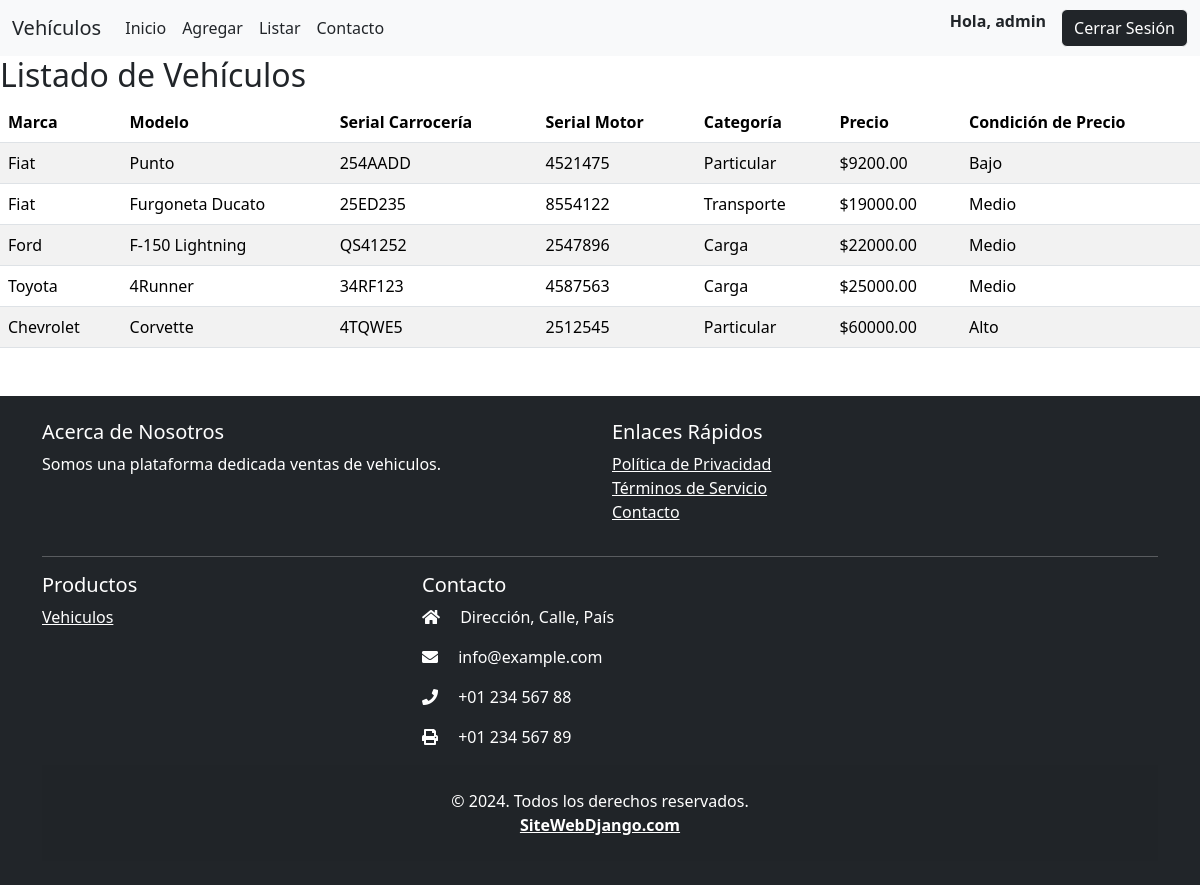
/vehiculo/list (signed in), run on the app's committed database.
### vehiculo/models.py (models this page shows, shortened)
class Vehiculo(models.Model):
    MARCAS = [
        ('Fiat', 'Fiat'),
        ('Chevrolet', 'Chevrolet'),
        ('Ford', 'Ford'),
        ('Toyota', 'Toyota'),
    ]
    CATEGORIAS = [
        ('Particular', 'Particular'),
        ('Transporte', 'Transporte'),
        ('Carga', 'Carga'),
    ]
    marca = models.CharField(max_length=20, choices=MARCAS, default='Ford')
    modelo = models.CharField(max_length=100)
    serial_carroceria = models.CharField(max_length=50)
    serial_motor = models.CharField(max_length=50)
    categoria = models.CharField(max_length=20, choices=CATEGORIAS, default='Particular')
    precio = models.DecimalField(max_digits=10, decimal_places=2)
    fecha_creacion = models.DateTimeField(default=timezone.now)
    fecha_modificacion = models.DateTimeField(auto_now=True)
    class Meta:
        permissions = (
            ('visualizar_catalogo', 'Puede visualizar el catálogo de vehículos'),
        )

### vehiculo/views.py (the view)
# urls.py: path('vehiculo/list', vehiculo_list, name='vehiculo_list'),
@login_required
def vehiculo_list(request):
    vehiculos = Vehiculo.objects.all()
    return render(request, 'vehiculo_list.html', {'vehiculos': vehiculos})

### vehiculo/templates/vehiculo_list.html
{% extends 'base.html' %}
{% block content %}
<h2>Listado de Vehículos</h2>
<table class="table table-striped">
    <thead>
        <tr>
            <th>Marca</th>
            <th>Modelo</th>
            <th>Serial Carrocería</th>
            <th>Serial Motor</th>
            <th>Categoría</th>
            <th>Precio</th>
            <th>Condición de Precio</th>
        </tr>
    </thead>
    <tbody>
        {% for vehiculo in vehiculos %}
        <tr>
            <td>{{ vehiculo.marca }}</td>
            <td>{{ vehiculo.modelo }}</td>
            <td>{{ vehiculo.serial_carroceria }}</td>
            <td>{{ vehiculo.serial_motor }}</td>
            <td>{{ vehiculo.categoria }}</td>
            <td>${{ vehiculo.precio }}</td>
            <td>
                {% if vehiculo.precio <= 10000 %}
                    Bajo
                {% elif vehiculo.precio <= 30000 %}
                    Medio
                {% else %}
                    Alto
                {% endif %}
            </td>
        </tr>
        {% empty %}
        <tr>
            <td colspan="7">No hay vehículos registrados.</td>
        </tr>
        {% endfor %}
    </tbody>
</table>
{% endblock %}

### vehiculo/templates/base.html (shortened to what this page needs)
<!DOCTYPE html>
<html lang="en">
<head>
{% load bootstrap5 %}
{% bootstrap_css %}
<link rel="stylesheet" href="https://cdnjs.cloudflare.com/ajax/libs/font-awesome/5.15.3/css/all.min.css">
</head>
<body>
    <navbar>
    {% include 'navbar.html' %}
    </navbar>
<main>
    {% block content %}
    {% endblock content%}
</main>
{% include 'footer.html' %}
</body>
</html>

### vehiculo/templates/navbar.html (shortened to what this page needs)
{% load static %}
<nav class="navbar navbar-expand-lg navbar-light bg-light">
  <div class="container-fluid">
    <a class="navbar-brand" href="#" style="color: #212529;">Vehículos</a>
    <div class="collapse navbar-collapse" id="navbarNav">
      <ul class="navbar-nav me-auto">
        <li class="nav-item">
          <a class="nav-link" href="{% url 'index' %}" style="color: #212529;">Inicio</a>
        </li>
        {% if perms.vehiculo.add_vehiculo and user.is_authenticated %}
        <li class="nav-item">
          <a class="nav-link" href="{% url 'vehiculo_add' %}" style="color: #212529;">Agregar</a>
        </li>
        {% endif %}
        {% if user.is_authenticated %}
        <li class="nav-item">
          <a class="nav-link" href="{% url 'vehiculo_list' %}" style="color: #212529;">Listar</a>
        </li>
        {% endif %}
        <li class="nav-item">
          <a class="nav-link" href="#" style="color: #212529;">Contacto</a>
        </li>
      </ul>
      <ul class="navbar-nav">
        {% if user.is_authenticated %}
        <li class="nav-item">
          <span class="navbar-text" style="color: #212529; margin-right: 15px; font-weight: bold;">Hola, {{ user.username }}</span>
        </li>
        <li class="nav-item">
          <a class="btn btn-light" href="{% url 'logout' %}" style="background-color: #212529; color: white;">Cerrar Sesión</a>
        </li>
        {% endif %}
      </ul>
    </div>
  </div>
</nav>

### vehiculo/templates/footer.html
<footer class="bg-dark text-white py-4 mt-5">
    <div class="container">
        <div class="row">
            <div class="col-md-6">
                <h5>Acerca de Nosotros</h5>
                <p>Somos una plataforma dedicada ventas de vehiculos.</p>
            </div>
            <div class="col-md-6">
                <h5>Enlaces Rápidos</h5>
                <ul class="list-unstyled">
                    <li><a href="#" class="text-white">Política de Privacidad</a></li>
                    <li><a href="#" class="text-white">Términos de Servicio</a></li>
                    <li><a href="#" class="text-white">Contacto</a></li>
                </ul>
            </div>
        </div>
        <hr>
        <div class="row">
            <div class="col-md-4">
                <h5>Productos</h5>
                <p><a href="#" class="text-white">Vehiculos</a></p>
            </div>
            <div class="col-md-4">
                <h5>Contacto</h5>
                <p><i class="fas fa-home me-3"></i> Dirección, Calle, País</p>
                <p><i class="fas fa-envelope me-3"></i> info@example.com</p>
                <p><i class="fas fa-phone me-3"></i> +01 234 567 88</p>
                <p><i class="fas fa-print me-3"></i> +01 234 567 89</p>
            </div>
        </div>
        <div class="text-center p-4" style="background-color: rgba(0, 0, 0, 0.025);">
            <p class="mb-0">&copy; 2024. Todos los derechos reservados.</p>
            <a class="text-reset fw-bold" href="http://localhost:8000">SiteWebDjango.com</a>
        </div>
    </div>
</footer>

### data on the page
Vehiculo: marca "Fiat", modelo "Punto", serial_carroceria "254AADD", serial_motor "4521475", categoria "Particular", precio "9200.00", shows "Bajo"
Vehiculo: marca "Fiat", modelo "Furgoneta Ducato", serial_carroceria "25ED235", serial_motor "8554122", categoria "Transporte", precio "19000.00", shows "Medio"
Vehiculo: marca "Ford", modelo "F-150 Lightning", serial_carroceria "QS41252", serial_motor "2547896", categoria "Carga", precio "22000.00", shows "Medio"
Vehiculo: marca "Toyota", modelo "4Runner", serial_carroceria "34RF123", serial_motor "4587563", categoria "Carga", precio "25000.00", shows "Medio"
Vehiculo: marca "Chevrolet", modelo "Corvette", serial_carroceria "4TQWE5", serial_motor "2512545", categoria "Particular", precio "60000.00", shows "Alto"

### other printed values
{{ user.username }} "admin"
